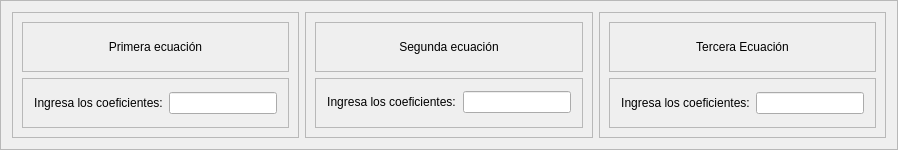
                         <widget class="QFrame" name="frame_147">
                          <property name="minimumSize">
                           <size>
                            <width>0</width>
                            <height>150</height>
                           </size>
                          </property>
                          <property name="frameShape">
                           <enum>QFrame::StyledPanel</enum>
                          </property>
                          <property name="frameShadow">
                           <enum>QFrame::Raised</enum>
                          </property>
                          <layout class="QHBoxLayout" name="horizontalLayout_103">
                           <item>
                            <widget class="QFrame" name="frame_148">
                             <property name="frameShape">
                              <enum>QFrame::StyledPanel</enum>
                             </property>
                             <property name="frameShadow">
                              <enum>QFrame::Raised</enum>
                             </property>
                             <layout class="QVBoxLayout" name="verticalLayout_60">
                              <item>
                               <widget class="QFrame" name="frame_149">
                                <property name="frameShape">
                                 <enum>QFrame::StyledPanel</enum>
                                </property>
                                <property name="frameShadow">
                                 <enum>QFrame::Raised</enum>
                                </property>
                                <layout class="QVBoxLayout" name="verticalLayout_61">
                                 <item>
                                  <widget class="QLabel" name="label_78">
                                   <property name="styleSheet">
                                    <string notr="true">font: 75 9pt &quot;Open Sans Semibold&quot;</string>
                                   </property>
                                   <property name="text">
                                    <string>Primera ecuación</string>
                                   </property>
                                   <property name="alignment">
                                    <set>Qt::AlignCenter</set>
                                   </property>
                                  </widget>
                                 </item>
                                </layout>
                               </widget>
                              </item>
                              <item>
                               <widget class="QFrame" name="frame_150">
                                <property name="frameShape">
                                 <enum>QFrame::StyledPanel</enum>
                                </property>
                                <property name="frameShadow">
                                 <enum>QFrame::Raised</enum>
                                </property>
                                <layout class="QHBoxLayout" name="horizontalLayout_104">
                                 <property name="leftMargin">
                                  <number>11</number>
                                 </property>
                                 <property name="rightMargin">
                                  <number>11</number>
                                 </property>
                                 <item>
                                  <widget class="QLabel" name="label_79">
                                   <property name="styleSheet">
                                    <string notr="true">font: 75 9pt &quot;Open Sans Semibold&quot;</string>
                                   </property>
                                   <property name="text">
                                    <string>Ingresa los coeficientes:</string>
                                   </property>
                                   <property name="alignment">
                                    <set>Qt::AlignCenter</set>
                                   </property>
                                  </widget>
                                 </item>
                                 <item>
                                  <widget class="QLineEdit" name="le_filas_10">
                                   <property name="styleSheet">
                                    <string notr="true">font: 75 8pt &quot;Open Sans Semibold&quot;</string>
                                   </property>
                                  </widget>
                                 </item>
                                </layout>
                               </widget>
                              </item>
                             </layout>
                            </widget>
                           </item>
                           <item>
                            <widget class="QFrame" name="frame_152">
                             <property name="frameShape">
                              <enum>QFrame::StyledPanel</enum>
                             </property>
                             <property name="frameShadow">
                              <enum>QFrame::Raised</enum>
                             </property>
                             <layout class="QVBoxLayout" name="verticalLayout_62">
                              <item>
                               <widget class="QFrame" name="frame_153">
                                <property name="frameShape">
                                 <enum>QFrame::StyledPanel</enum>
                                </property>
                                <property name="frameShadow">
                                 <enum>QFrame::Raised</enum>
                                </property>
                                <layout class="QVBoxLayout" name="verticalLayout_63">
                                 <item>
                                  <widget class="QLabel" name="label_81">
                                   <property name="styleSheet">
                                    <string notr="true">font: 75 9pt &quot;Open Sans Semibold&quot;</string>
                                   </property>
                                   <property name="text">
                                    <string>Segunda ecuación</string>
                                   </property>
                                   <property name="alignment">
                                    <set>Qt::AlignCenter</set>
                                   </property>
                                  </widget>
                                 </item>
                                </layout>
                               </widget>
                              </item>
                              <item>
                               <widget class="QFrame" name="frame_154">
                                <property name="frameShape">
                                 <enum>QFrame::StyledPanel</enum>
                                </property>
                                <property name="frameShadow">
                                 <enum>QFrame::Raised</enum>
                                </property>
                                <layout class="QHBoxLayout" name="horizontalLayout_106">
                                 <property name="spacing">
                                  <number>7</number>
                                 </property>
                                 <property name="leftMargin">
                                  <number>11</number>
                                 </property>
                                 <property name="rightMargin">
                                  <number>11</number>
                                 </property>
                                 <property name="bottomMargin">
                                  <number>11</number>
                                 </property>
                                 <item>
                                  <widget class="QLabel" name="label_82">
                                   <property name="styleSheet">
                                    <string notr="true">font: 75 9pt &quot;Open Sans Semibold&quot;</string>
                                   </property>
                                   <property name="text">
                                    <string>Ingresa los coeficientes:</string>
                                   </property>
                                   <property name="alignment">
                                    <set>Qt::AlignCenter</set>
                                   </property>
                                  </widget>
                                 </item>
                                 <item>
                                  <widget class="QLineEdit" name="le_filas_11">
                                   <property name="styleSheet">
                                    <string notr="true">font: 75 8pt &quot;Open Sans Semibold&quot;</string>
                                   </property>
                                  </widget>
                                 </item>
                                </layout>
                               </widget>
                              </item>
                             </layout>
                            </widget>
                           </item>
                           <item>
                            <widget class="QFrame" name="frame_167">
                             <property name="frameShape">
                              <enum>QFrame::StyledPanel</enum>
                             </property>
                             <property name="frameShadow">
                              <enum>QFrame::Raised</enum>
                             </property>
                             <layout class="QVBoxLayout" name="verticalLayout_66">
                              <item>
                               <widget class="QFrame" name="frame_168">
                                <property name="frameShape">
                                 <enum>QFrame::StyledPanel</enum>
                                </property>
                                <property name="frameShadow">
                                 <enum>QFrame::Raised</enum>
                                </property>
                                <layout class="QVBoxLayout" name="verticalLayout_67">
                                 <item>
                                  <widget class="QLabel" name="label_87">
                                   <property name="styleSheet">
                                    <string notr="true">font: 75 9pt &quot;Open Sans Semibold&quot;</string>
                                   </property>
                                   <property name="text">
                                    <string>Tercera Ecuación</string>
                                   </property>
                                   <property name="alignment">
                                    <set>Qt::AlignCenter</set>
                                   </property>
                                  </widget>
                                 </item>
                                </layout>
                               </widget>
                              </item>
                              <item>
                               <widget class="QFrame" name="frame_169">
                                <property name="frameShape">
                                 <enum>QFrame::StyledPanel</enum>
                                </property>
                                <property name="frameShadow">
                                 <enum>QFrame::Raised</enum>
                                </property>
                                <layout class="QHBoxLayout" name="horizontalLayout_118">
                                 <property name="leftMargin">
                                  <number>11</number>
                                 </property>
                                 <property name="rightMargin">
                                  <number>11</number>
                                 </property>
                                 <item>
                                  <widget class="QLabel" name="label_88">
                                   <property name="styleSheet">
                                    <string notr="true">font: 75 9pt &quot;Open Sans Semibold&quot;</string>
                                   </property>
                                   <property name="text">
                                    <string>Ingresa los coeficientes:</string>
                                   </property>
                                   <property name="alignment">
                                    <set>Qt::AlignCenter</set>
                                   </property>
                                  </widget>
                                 </item>
                                 <item>
                                  <widget class="QLineEdit" name="le_filas_12">
                                   <property name="styleSheet">
                                    <string notr="true">font: 75 8pt &quot;Open Sans Semibold&quot;</string>
                                   </property>
                                  </widget>
                                 </item>
                                </layout>
                               </widget>
                              </item>
                             </layout>
                            </widget>
                           </item>
                          </layout>
                         </widget>
